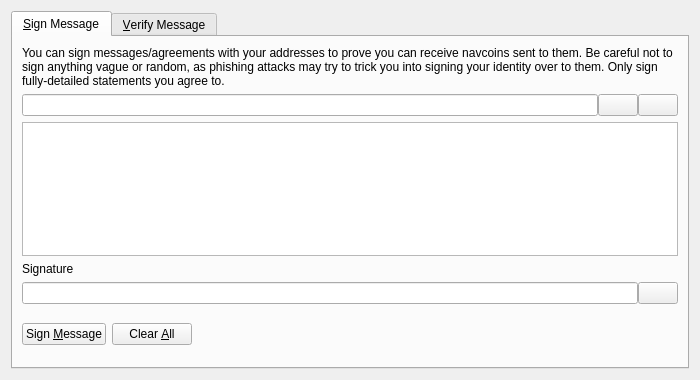
<?xml version="1.0" encoding="UTF-8"?>
<ui version="4.0">
 <class>SignVerifyMessageDialog</class>
 <widget class="QDialog" name="SignVerifyMessageDialog">
  <property name="geometry">
   <rect>
    <x>0</x>
    <y>0</y>
    <width>700</width>
    <height>380</height>
   </rect>
  </property>
  <property name="windowTitle">
   <string>Signatures - Sign / Verify a Message</string>
  </property>
  <property name="styleSheet">
   <string notr="true"/>
  </property>
  <property name="modal">
   <bool>true</bool>
  </property>
  <layout class="QVBoxLayout" name="verticalLayout">
   <item>
    <widget class="QTabWidget" name="tabWidget">
     <property name="currentIndex">
      <number>0</number>
     </property>
     <widget class="QWidget" name="tabSignMessage">
      <attribute name="title">
       <string>&amp;Sign Message</string>
      </attribute>
      <layout class="QVBoxLayout" name="verticalLayout_SM">
       <item>
        <widget class="QLabel" name="infoLabel_SM">
         <property name="text">
          <string>You can sign messages/agreements with your addresses to prove you can receive navcoins sent to them. Be careful not to sign anything vague or random, as phishing attacks may try to trick you into signing your identity over to them. Only sign fully-detailed statements you agree to.</string>
         </property>
         <property name="textFormat">
          <enum>Qt::PlainText</enum>
         </property>
         <property name="wordWrap">
          <bool>true</bool>
         </property>
        </widget>
       </item>
       <item>
        <layout class="QHBoxLayout" name="horizontalLayout_1_SM">
         <property name="spacing">
          <number>0</number>
         </property>
         <item>
          <widget class="QValidatedLineEdit" name="addressIn_SM">
           <property name="toolTip">
            <string>The NavCoin address to sign the message with</string>
           </property>
          </widget>
         </item>
         <item>
          <widget class="QPushButton" name="addressBookButton_SM">
           <property name="toolTip">
            <string>Choose previously used address</string>
           </property>
           <property name="styleSheet">
            <string notr="true"/>
           </property>
           <property name="text">
            <string/>
           </property>
           <property name="icon">
            <iconset>
             <normaloff>:/icons/address-book</normaloff>:/icons/address-book</iconset>
           </property>
           <property name="shortcut">
            <string>Alt+A</string>
           </property>
           <property name="autoDefault">
            <bool>false</bool>
           </property>
          </widget>
         </item>
         <item>
          <widget class="QPushButton" name="pasteButton_SM">
           <property name="toolTip">
            <string>Paste address from clipboard</string>
           </property>
           <property name="styleSheet">
            <string notr="true"/>
           </property>
           <property name="text">
            <string/>
           </property>
           <property name="icon">
            <iconset>
             <normaloff>:/icons/editpaste</normaloff>:/icons/editpaste</iconset>
           </property>
           <property name="shortcut">
            <string>Alt+P</string>
           </property>
           <property name="autoDefault">
            <bool>false</bool>
           </property>
          </widget>
         </item>
        </layout>
       </item>
       <item>
        <widget class="QPlainTextEdit" name="messageIn_SM">
         <property name="toolTip">
          <string>Enter the message you want to sign here</string>
         </property>
        </widget>
       </item>
       <item>
        <widget class="QLabel" name="signatureLabel_SM">
         <property name="text">
          <string>Signature</string>
         </property>
         <property name="textFormat">
          <enum>Qt::PlainText</enum>
         </property>
        </widget>
       </item>
       <item>
        <layout class="QHBoxLayout" name="horizontalLayout_2_SM">
         <property name="spacing">
          <number>0</number>
         </property>
         <item>
          <widget class="QLineEdit" name="signatureOut_SM">
           <property name="font">
            <font>
             <italic>true</italic>
            </font>
           </property>
           <property name="readOnly">
            <bool>true</bool>
           </property>
          </widget>
         </item>
         <item>
          <widget class="QPushButton" name="copySignatureButton_SM">
           <property name="toolTip">
            <string>Copy the current signature to the system clipboard</string>
           </property>
           <property name="styleSheet">
            <string notr="true"/>
           </property>
           <property name="text">
            <string/>
           </property>
           <property name="icon">
            <iconset>
             <normaloff>:/icons/editcopy</normaloff>:/icons/editcopy</iconset>
           </property>
           <property name="autoDefault">
            <bool>false</bool>
           </property>
          </widget>
         </item>
        </layout>
       </item>
       <item>
        <layout class="QHBoxLayout" name="horizontalLayout_3_SM">
         <item>
          <widget class="QPushButton" name="signMessageButton_SM">
           <property name="toolTip">
            <string>Sign the message to prove you own this NavCoin address</string>
           </property>
           <property name="styleSheet">
            <string notr="true"/>
           </property>
           <property name="text">
            <string>Sign &amp;Message</string>
           </property>
           <property name="icon">
            <iconset>
             <normaloff>:/icons/edit</normaloff>:/icons/edit</iconset>
           </property>
           <property name="autoDefault">
            <bool>false</bool>
           </property>
          </widget>
         </item>
         <item>
          <widget class="QPushButton" name="clearButton_SM">
           <property name="toolTip">
            <string>Reset all sign message fields</string>
           </property>
           <property name="styleSheet">
            <string notr="true"/>
           </property>
           <property name="text">
            <string>Clear &amp;All</string>
           </property>
           <property name="icon">
            <iconset>
             <normaloff>:/icons/remove</normaloff>:/icons/remove</iconset>
           </property>
           <property name="autoDefault">
            <bool>false</bool>
           </property>
          </widget>
         </item>
         <item>
          <spacer name="horizontalSpacer_1_SM">
           <property name="orientation">
            <enum>Qt::Horizontal</enum>
           </property>
           <property name="sizeHint" stdset="0">
            <size>
             <width>40</width>
             <height>48</height>
            </size>
           </property>
          </spacer>
         </item>
         <item>
          <widget class="QLabel" name="statusLabel_SM">
           <property name="font">
            <font>
             <weight>75</weight>
             <bold>true</bold>
            </font>
           </property>
           <property name="text">
            <string/>
           </property>
           <property name="wordWrap">
            <bool>true</bool>
           </property>
          </widget>
         </item>
         <item>
          <spacer name="horizontalSpacer_2_SM">
           <property name="orientation">
            <enum>Qt::Horizontal</enum>
           </property>
           <property name="sizeHint" stdset="0">
            <size>
             <width>40</width>
             <height>48</height>
            </size>
           </property>
          </spacer>
         </item>
        </layout>
       </item>
      </layout>
     </widget>
     <widget class="QWidget" name="tabVerifyMessage">
      <attribute name="title">
       <string>&amp;Verify Message</string>
      </attribute>
      <layout class="QVBoxLayout" name="verticalLayout_VM">
       <item>
        <widget class="QLabel" name="infoLabel_VM">
         <property name="text">
          <string>Enter the receiver's address, message (ensure you copy line breaks, spaces, tabs, etc. exactly) and signature below to verify the message. Be careful not to read more into the signature than what is in the signed message itself, to avoid being tricked by a man-in-the-middle attack. Note that this only proves the signing party receives with the address, it cannot prove sendership of any transaction!</string>
         </property>
         <property name="textFormat">
          <enum>Qt::PlainText</enum>
         </property>
         <property name="alignment">
          <set>Qt::AlignLeading|Qt::AlignLeft|Qt::AlignTop</set>
         </property>
         <property name="wordWrap">
          <bool>true</bool>
         </property>
        </widget>
       </item>
       <item>
        <layout class="QHBoxLayout" name="horizontalLayout_1_VM">
         <property name="spacing">
          <number>0</number>
         </property>
         <item>
          <widget class="QValidatedLineEdit" name="addressIn_VM">
           <property name="toolTip">
            <string>The NavCoin address the message was signed with</string>
           </property>
           <property name="styleSheet">
            <string notr="true"/>
           </property>
          </widget>
         </item>
         <item>
          <widget class="QPushButton" name="addressBookButton_VM">
           <property name="toolTip">
            <string>Choose previously used address</string>
           </property>
           <property name="styleSheet">
            <string notr="true"/>
           </property>
           <property name="text">
            <string/>
           </property>
           <property name="icon">
            <iconset>
             <normaloff>:/icons/address-book</normaloff>:/icons/address-book</iconset>
           </property>
           <property name="shortcut">
            <string>Alt+A</string>
           </property>
           <property name="autoDefault">
            <bool>false</bool>
           </property>
          </widget>
         </item>
        </layout>
       </item>
       <item>
        <widget class="QPlainTextEdit" name="messageIn_VM">
         <property name="styleSheet">
          <string notr="true"/>
         </property>
        </widget>
       </item>
       <item>
        <widget class="QValidatedLineEdit" name="signatureIn_VM">
         <property name="styleSheet">
          <string notr="true"/>
         </property>
        </widget>
       </item>
       <item>
        <layout class="QHBoxLayout" name="horizontalLayout_2_VM">
         <item>
          <widget class="QPushButton" name="verifyMessageButton_VM">
           <property name="toolTip">
            <string>Verify the message to ensure it was signed with the specified NavCoin address</string>
           </property>
           <property name="styleSheet">
            <string notr="true"/>
           </property>
           <property name="text">
            <string>Verify &amp;Message</string>
           </property>
           <property name="icon">
            <iconset>
             <normaloff>:/icons/transaction_0</normaloff>:/icons/transaction_0</iconset>
           </property>
           <property name="autoDefault">
            <bool>false</bool>
           </property>
          </widget>
         </item>
         <item>
          <widget class="QPushButton" name="clearButton_VM">
           <property name="toolTip">
            <string>Reset all verify message fields</string>
           </property>
           <property name="styleSheet">
            <string notr="true"/>
           </property>
           <property name="text">
            <string>Clear &amp;All</string>
           </property>
           <property name="icon">
            <iconset>
             <normaloff>:/icons/remove</normaloff>:/icons/remove</iconset>
           </property>
           <property name="autoDefault">
            <bool>false</bool>
           </property>
          </widget>
         </item>
         <item>
          <spacer name="horizontalSpacer_1_VM">
           <property name="orientation">
            <enum>Qt::Horizontal</enum>
           </property>
           <property name="sizeHint" stdset="0">
            <size>
             <width>40</width>
             <height>48</height>
            </size>
           </property>
          </spacer>
         </item>
         <item>
          <widget class="QLabel" name="statusLabel_VM">
           <property name="font">
            <font>
             <weight>75</weight>
             <bold>true</bold>
            </font>
           </property>
           <property name="text">
            <string/>
           </property>
           <property name="wordWrap">
            <bool>true</bool>
           </property>
          </widget>
         </item>
         <item>
          <spacer name="horizontalSpacer_2_VM">
           <property name="orientation">
            <enum>Qt::Horizontal</enum>
           </property>
           <property name="sizeHint" stdset="0">
            <size>
             <width>40</width>
             <height>48</height>
            </size>
           </property>
          </spacer>
         </item>
        </layout>
       </item>
      </layout>
     </widget>
    </widget>
   </item>
  </layout>
 </widget>
 <customwidgets>
  <customwidget>
   <class>QValidatedLineEdit</class>
   <extends>QLineEdit</extends>
   <header>qvalidatedlineedit.h</header>
  </customwidget>
 </customwidgets>
 <resources/>
 <connections/>
</ui>
